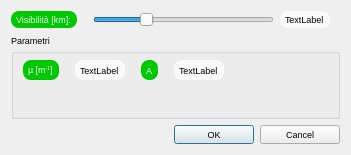
<?xml version="1.0" encoding="UTF-8"?>
<ui version="4.0">
 <class>AtmosphericEffectsDialog</class>
 <widget class="QDialog" name="AtmosphericEffectsDialog">
  <property name="geometry">
   <rect>
    <x>0</x>
    <y>0</y>
    <width>351</width>
    <height>155</height>
   </rect>
  </property>
  <property name="font">
   <font>
    <pointsize>7</pointsize>
   </font>
  </property>
  <property name="windowTitle">
   <string>Modifica condizioni meteo</string>
  </property>
  <property name="styleSheet">
   <string notr="true"/>
  </property>
  <layout class="QGridLayout" name="gridLayout_2">
   <item row="0" column="0">
    <widget class="QLabel" name="label_4">
     <property name="font">
      <font>
       <pointsize>7</pointsize>
      </font>
     </property>
     <property name="styleSheet">
      <string notr="true">QLabel {background-color: #00c800}
QLabel {color: #fafafa}
QLabel {border: 0px solid grey}
QLabel {border-radius: 8px}
QLabel {padding: 3px}
QLabel {margin-right: 10px}</string>
     </property>
     <property name="text">
      <string>Visibilità [km]:</string>
     </property>
    </widget>
   </item>
   <item row="0" column="1">
    <widget class="QSlider" name="meteoRangeSlider">
     <property name="minimum">
      <number>1</number>
     </property>
     <property name="maximum">
      <number>80</number>
     </property>
     <property name="value">
      <number>23</number>
     </property>
     <property name="orientation">
      <enum>Qt::Horizontal</enum>
     </property>
    </widget>
   </item>
   <item row="0" column="2">
    <widget class="QLabel" name="meteoRangeLabel">
     <property name="font">
      <font>
       <pointsize>7</pointsize>
      </font>
     </property>
     <property name="styleSheet">
      <string notr="true">QLabel {background-color: #fafafa}
QLabel {color: #000000}
QLabel {border: 0px solid grey}
QLabel {border-radius: 8px}
QLabel {padding: 3px}
QLabel {margin-right: 10px}</string>
     </property>
     <property name="text">
      <string>TextLabel</string>
     </property>
    </widget>
   </item>
   <item row="1" column="0" colspan="3">
    <widget class="QGroupBox" name="groupBox_2">
     <property name="font">
      <font>
       <pointsize>7</pointsize>
      </font>
     </property>
     <property name="title">
      <string>Parametri</string>
     </property>
     <layout class="QGridLayout" name="gridLayout">
      <item row="0" column="3">
       <widget class="QLabel" name="A_Label">
        <property name="font">
         <font>
          <pointsize>7</pointsize>
         </font>
        </property>
        <property name="styleSheet">
         <string notr="true">QLabel {background-color: #fafafa}
QLabel {color: #000000}
QLabel {border: 0px solid grey}
QLabel {border-radius: 8px}
QLabel {padding: 3px}
QLabel {margin-right: 10px}</string>
        </property>
        <property name="text">
         <string>TextLabel</string>
        </property>
       </widget>
      </item>
      <item row="0" column="1">
       <widget class="QLabel" name="atmosphericCoeffLabel">
        <property name="font">
         <font>
          <pointsize>7</pointsize>
         </font>
        </property>
        <property name="styleSheet">
         <string notr="true">QLabel {background-color: #fafafa}
QLabel {color: #000000}
QLabel {border: 0px solid grey}
QLabel {border-radius: 8px}
QLabel {padding: 3px}
QLabel {margin-right: 10px}</string>
        </property>
        <property name="text">
         <string>TextLabel</string>
        </property>
       </widget>
      </item>
      <item row="0" column="4">
       <spacer name="horizontalSpacer">
        <property name="orientation">
         <enum>Qt::Horizontal</enum>
        </property>
        <property name="sizeHint" stdset="0">
         <size>
          <width>40</width>
          <height>20</height>
         </size>
        </property>
       </spacer>
      </item>
      <item row="0" column="2">
       <widget class="QLabel" name="label_5">
        <property name="font">
         <font>
          <pointsize>7</pointsize>
         </font>
        </property>
        <property name="styleSheet">
         <string notr="true">QLabel {background-color: #00c800}
QLabel {color: #fafafa}
QLabel {border: 0px solid grey}
QLabel {border-radius: 8px}
QLabel {padding: 3px}
QLabel {margin-right: 10px}</string>
        </property>
        <property name="text">
         <string>A</string>
        </property>
       </widget>
      </item>
      <item row="0" column="0">
       <widget class="QLabel" name="label_2">
        <property name="font">
         <font>
          <pointsize>7</pointsize>
         </font>
        </property>
        <property name="styleSheet">
         <string notr="true">QLabel {background-color: #00c800}
QLabel {color: #fafafa}
QLabel {border: 0px solid grey}
QLabel {border-radius: 8px}
QLabel {padding: 3px}
QLabel {margin-right: 10px}</string>
        </property>
        <property name="text">
         <string>µ [m&lt;sup&gt;-1&lt;/sup&gt;]</string>
        </property>
       </widget>
      </item>
      <item row="1" column="0">
       <spacer name="verticalSpacer">
        <property name="orientation">
         <enum>Qt::Vertical</enum>
        </property>
        <property name="sizeHint" stdset="0">
         <size>
          <width>20</width>
          <height>40</height>
         </size>
        </property>
       </spacer>
      </item>
     </layout>
    </widget>
   </item>
   <item row="2" column="1" colspan="2">
    <widget class="QDialogButtonBox" name="buttonBox">
     <property name="font">
      <font>
       <pointsize>7</pointsize>
      </font>
     </property>
     <property name="orientation">
      <enum>Qt::Horizontal</enum>
     </property>
     <property name="standardButtons">
      <set>QDialogButtonBox::Cancel|QDialogButtonBox::Ok</set>
     </property>
    </widget>
   </item>
  </layout>
 </widget>
 <resources/>
 <connections>
  <connection>
   <sender>buttonBox</sender>
   <signal>accepted()</signal>
   <receiver>AtmosphericEffectsDialog</receiver>
   <slot>accept()</slot>
   <hints>
    <hint type="sourcelabel">
     <x>248</x>
     <y>254</y>
    </hint>
    <hint type="destinationlabel">
     <x>157</x>
     <y>274</y>
    </hint>
   </hints>
  </connection>
  <connection>
   <sender>buttonBox</sender>
   <signal>rejected()</signal>
   <receiver>AtmosphericEffectsDialog</receiver>
   <slot>reject()</slot>
   <hints>
    <hint type="sourcelabel">
     <x>316</x>
     <y>260</y>
    </hint>
    <hint type="destinationlabel">
     <x>286</x>
     <y>274</y>
    </hint>
   </hints>
  </connection>
 </connections>
</ui>
